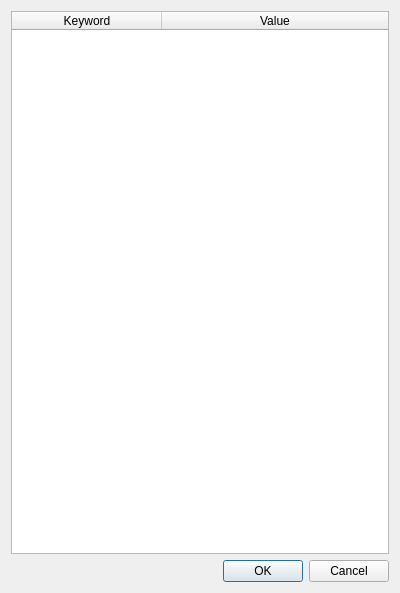
<?xml version="1.0" encoding="UTF-8"?>
<ui version="4.0">
 <class>EXIFDialog</class>
 <widget class="QDialog" name="EXIFDialog">
  <property name="geometry">
   <rect>
    <x>0</x>
    <y>0</y>
    <width>400</width>
    <height>593</height>
   </rect>
  </property>
  <property name="windowTitle">
   <string>EXIF tags of selected file</string>
  </property>
  <layout class="QVBoxLayout" name="verticalLayout">
   <item>
    <widget class="QTableWidget" name="tableWidget">
     <attribute name="horizontalHeaderDefaultSectionSize">
      <number>150</number>
     </attribute>
     <attribute name="horizontalHeaderStretchLastSection">
      <bool>true</bool>
     </attribute>
     <attribute name="verticalHeaderVisible">
      <bool>false</bool>
     </attribute>
     <column>
      <property name="text">
       <string>Keyword</string>
      </property>
     </column>
     <column>
      <property name="text">
       <string>Value</string>
      </property>
     </column>
    </widget>
   </item>
   <item>
    <widget class="QDialogButtonBox" name="buttonBox">
     <property name="orientation">
      <enum>Qt::Horizontal</enum>
     </property>
     <property name="standardButtons">
      <set>QDialogButtonBox::Cancel|QDialogButtonBox::Ok</set>
     </property>
    </widget>
   </item>
  </layout>
 </widget>
 <resources/>
 <connections>
  <connection>
   <sender>buttonBox</sender>
   <signal>accepted()</signal>
   <receiver>EXIFDialog</receiver>
   <slot>accept()</slot>
   <hints>
    <hint type="sourcelabel">
     <x>248</x>
     <y>254</y>
    </hint>
    <hint type="destinationlabel">
     <x>157</x>
     <y>274</y>
    </hint>
   </hints>
  </connection>
  <connection>
   <sender>buttonBox</sender>
   <signal>rejected()</signal>
   <receiver>EXIFDialog</receiver>
   <slot>reject()</slot>
   <hints>
    <hint type="sourcelabel">
     <x>316</x>
     <y>260</y>
    </hint>
    <hint type="destinationlabel">
     <x>286</x>
     <y>274</y>
    </hint>
   </hints>
  </connection>
 </connections>
</ui>
